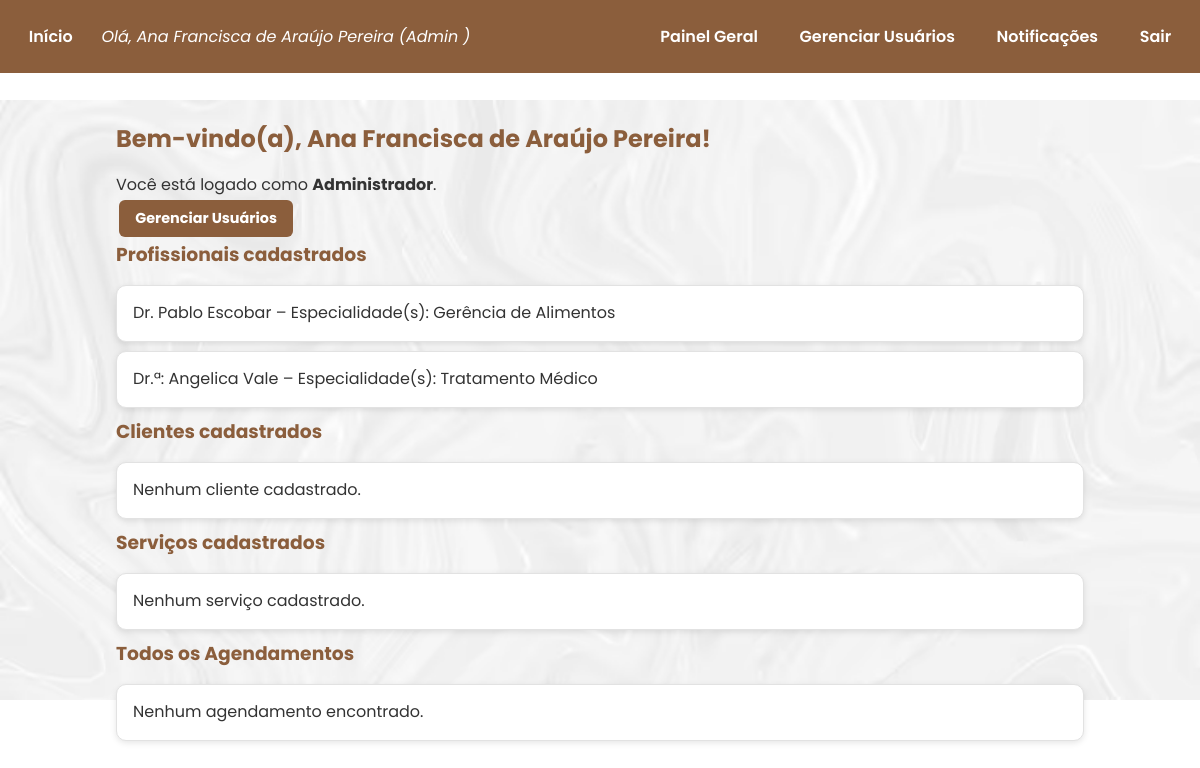
The app's page /dashboard/admin (signed in) with its own data.
### models.py (models this page shows)
class User(db.Model):
    __tablename__ = 'tb_usuarios'
    id = db.Column('usu_id', db.Integer, primary_key=True)
    nome = db.Column('usu_nome', db.String(200), nullable=False)
    email = db.Column('usu_email', db.String(200), unique=True, nullable=False)
    senha_hash = db.Column('usu_senha', db.String(200), nullable=False)
    perfil = db.Column(
        'usu_tipo',
        db.Enum('cliente', 'profissional', 'admin', name='perfil_enum'),
        nullable=False,
        default='cliente'
    )
    is_ativo = db.Column('usu_ativo', db.Boolean, nullable=False, default=True)
    cliente = db.relationship(
        'Cliente',
        uselist=False,
        back_populates='user',
        cascade='all, delete-orphan'
    )
    profissional = db.relationship(
        'Profissional',
        uselist=False,
        back_populates='user',
        cascade='all, delete-orphan'
    )
    administrador = db.relationship(
        'Administrador',
        uselist=False,
        back_populates='user',
        cascade='all, delete-orphan'
    )
    notificacoes = db.relationship(
        'Notificacao',
        back_populates='user',
        cascade='all, delete-orphan'
    )

class Profissional(db.Model):
    __tablename__ = 'tb_profissionais'
    id = db.Column('pro_id', db.Integer, primary_key=True)
    user_id = db.Column(
        'pro_usu_id',
        db.Integer,
        db.ForeignKey('tb_usuarios.usu_id'),
        unique=True
    )
    contato = db.Column('pro_contato', db.String(200))
    especialidades = db.Column('pro_especialidades', db.String(500))
    foto_perfil = db.Column('pro_foto_perfil', db.String(100))
    status = db.Column(
        'pro_status',
        db.Enum('pendente', 'aprovado', 'reprovado', name='status_prof_enum'),
        nullable=False,
        default='pendente'
    )
    user = db.relationship('User', back_populates='profissional')
    servicos = db.relationship(
        'Servico',
        back_populates='profissional',
        cascade='all, delete-orphan'
    )
    agendamentos = db.relationship(
        'Agendamento',
        back_populates='profissional',
        cascade='all, delete-orphan'
    )

### app.py (the view)
@app.route('/dashboard/admin')
@exige_login
def dashboard_admin():
    u = current_user()
    if u.perfil != 'admin':
        return redirect(url_for('index'))
    profissionais = Profissional.query.all()
    clientes = Cliente.query.all()
    servicos = Servico.query.all()
    ags = Agendamento.query.order_by(Agendamento.data_hora.desc()).all()
    return render_template(
        'dashboard_admin.html',
        user=u,
        profissionais=profissionais,
        clientes=clientes,
        servicos=servicos,
        agendamentos=ags
    )

### app.py (called while the page is built)
def current_user():
    uid = session.get('user_id')
    if not uid:
        return None
    return User.query.get(uid)

def exige_login(func):
    from functools import wraps
    @wraps(func)
    def wrapper(*args, **kwargs):
        if not current_user():
            return redirect(url_for('index'))
        return func(*args, **kwargs)
    return wrapper

### templates/dashboard_admin.html (shortened to what this page needs)
{% extends "base.html" %}
{% block content %}
  <div class="container">
    <h2>Bem-vindo(a), {{ user.nome }}!</h2>
    <p>Você está logado como <strong>Administrador</strong>.</p>
    <p>
      <a href="{{ url_for('painel_usuarios') }}" class="btn btn-info">Gerenciar Usuários</a>
    </p>
    <h3>Profissionais cadastrados</h3>
    <ul>
      {% for p in profissionais %}
        <li>{{ p.user.nome }} – Especialidade(s): {{ p.especialidades }}</li>
      {% else %}
        <li>Nenhum profissional cadastrado.</li>
      {% endfor %}
    </ul>
    <h3>Clientes cadastrados</h3>
    <ul>
      {% for c in clientes %}
        <li>{{ c.user.nome }} – Contato: {{ c.contato if c.contato else 'Não informado' }}</li>
      {% else %}
        <li>Nenhum cliente cadastrado.</li>
      {% endfor %}
    </ul>
    <h3>Serviços cadastrados</h3>
    <ul>
      {% for s in servicos %}
        <li>{{ s.nome }} ({{ s.duracao_min }} min) – Profissional: {{ s.profissional.user.nome }}</li>
      {% else %}
        <li>Nenhum serviço cadastrado.</li>
      {% endfor %}
    </ul>
    <h3>Todos os Agendamentos</h3>
    <ul>
      {% for ag in agendamentos %}
        <li>
          {{ ag.data_hora.strftime('%d/%m/%Y %H:%M') }} –
          Serviço: {{ ag.servico.nome }} |
          Cliente: {{ ag.cliente.user.nome }} |
          Profissional: {{ ag.profissional.user.nome }}
          ({{ ag.status }})
        </li>
      {% else %}
        <li>Nenhum agendamento encontrado.</li>
      {% endfor %}
    </ul>
  </div>
{% endblock %}

### templates/base.html (shortened to what this page needs)
<!doctype html>
<html lang="pt-BR">
<head>
    <link rel="stylesheet" href="{{ url_for('static', filename='css/style.css') }}">
</head>
<body>
    <header>
        <div class="nav">
            <a href="{{ url_for('index') }}">Início</a>
            {% if user %}
                <span>
                    Olá, {{ user.nome }}
                    ({{ user.perfil|capitalize }}
                    )
                </span>
                {% if user.perfil == 'cliente' %}
                    <a href="{{ url_for('minhas_reservas') }}">Minhas Reservas</a>
                {% elif user.perfil == 'profissional' %}
                    <a href="{{ url_for('dashboard_profissional') }}">Meus Agendamentos</a>
                {% elif user.perfil == 'admin' %}
                    <a href="{{ url_for('dashboard_admin') }}">Painel Geral</a>
                    <a href="{{ url_for('painel_usuarios') }}">Gerenciar Usuários</a>
                {% endif %}
                <a href="{{ url_for('notificacoes') }}">Notificações</a>
                <a href="{{ url_for('logout') }}">Sair</a>
            {% endif %}
        </div>
    </header>
    <main>
        {% block content %}{% endblock %}
    </main>
</body>
</html>

### static/css/style.css (style rules this page uses)
* { margin: 0; padding: 0; box-sizing: border-box; }
:root { --cor-primaria: #8B5E3C; --cor-secundaria: #F4E1D2; --cor-destaque: #FF6B35; --cor-fundo: #f9f7f6; --cor-texto: #333; --cor-sucesso: #d4edda; --cor-perigo: #f8d7da; --cor-aviso: #fff3cd; --cor-info: #d1ecf1; }
body { font-family: 'Poppins'; color: var(--cor-texto); min-height: 100vh; display: flex; flex-direction: column; background-image: url('../imgs/plano_de_fundo(2).jpg'); background-repeat: no-repeat; background-size: 100%; background-position: center; }
.container { max-width: 1000px; margin: 2rem auto; padding: 1rem; }
.nav { background: var(--cor-primaria); color: #fff; padding: 1rem; display: flex; gap: 1rem; align-items: center; justify-content: space-between; }
.nav a { color: #fff; text-decoration: none; font-weight: 600; padding: 0.5rem 0.8rem; border-radius: 6px; transition: background 0.3s; }
.nav span { margin-right: auto; font-style: italic; }
button, .btn { background: var(--cor-primaria); color: #fff; border: none; padding: 0.8rem 1.2rem; border-radius: 8px; font-size: 1rem; font-weight: bold; cursor: pointer; transition: transform 0.2s, background 0.3s; }
.btn { display: inline-block; padding: 0.5rem 1rem; border-radius: 6px; margin: 0.2rem; font-size: 0.9rem; cursor: pointer; transition: 0.2s; }
ul { list-style: none; padding: 0; }
ul li, .card { background: #fff; margin: 0.6rem 0; padding: 1rem; border-radius: 10px; box-shadow: 0 2px 6px rgba(0,0,0,0.1); line-height: 1.4; }
h1, h2, h3 { color: var(--cor-primaria); margin-bottom: 1rem; }
a { text-decoration: none; color: #0066cc; }
li { padding: 0.7rem 1rem; margin-bottom: 0.5rem; border-radius: 8px; background: #fafafa; border: 1px solid #e2e2e2; position: relative; }

### records on screen
User: nome "Ana Francisca de Araújo Pereira", perfil "Admin"
Profissional: user.nome "Dr. Pablo Escobar", especialidades "Gerência de Alimentos"
Profissional: user.nome "Dr.ª: Angelica Vale", especialidades "Tratamento Médico"
